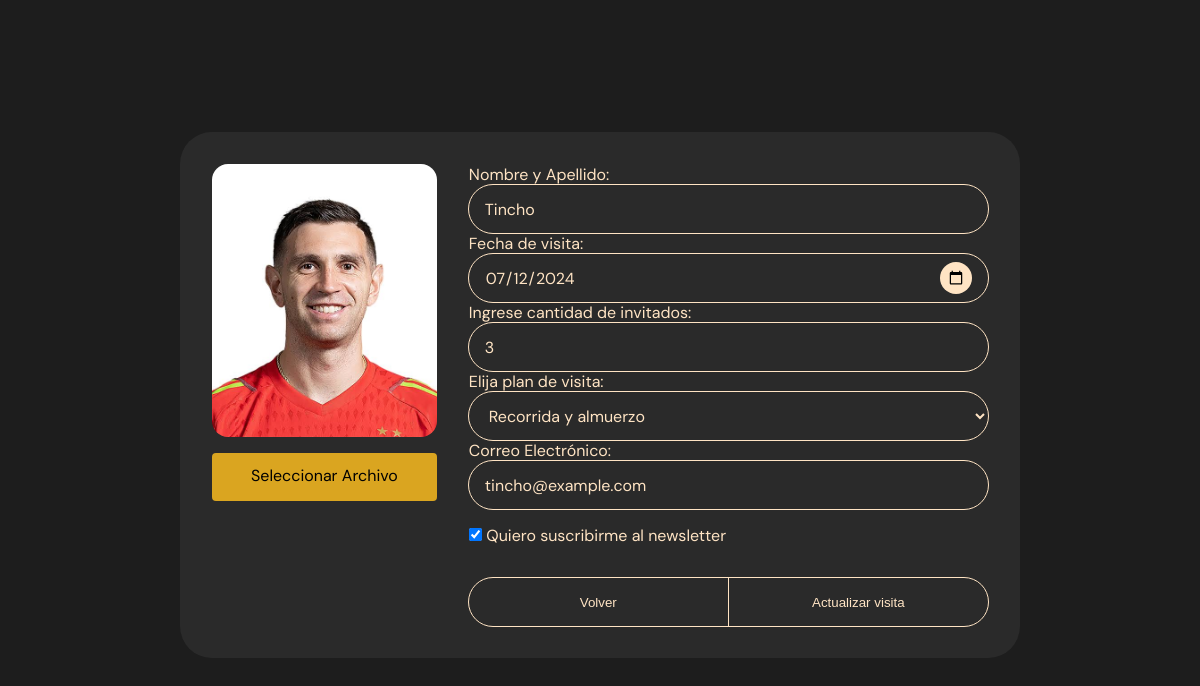
/crud_clientes/update/1/, run on the app's committed database.
### crud_clientes/models.py (models this page shows, shortened)
class VisitaModel(models.Model):
    PLAN=(
        ('1','Recorrida'),
        ('2','Recorrida y almuerzo'),
        ('3','Solo almuerzo'),
        ('4','Recorrida y cena'),
        ('5','Solo Cena')
    )
    """
    PLAN=(
        {"rec":"Recorrida"},
        {"rec_almuerzo":"Recorrida y almuerzo"},
        {"almuerzo":"Solo almuerzo"},
        {"rec_cena":"Recorrida y cena"},
        {"cena":"Solo cena"},
    )
    """
    fullname = models.CharField(max_length=30,blank=False,verbose_name="Nombre completo")
    cant_personas = models.IntegerField(validators=[MaxValueValidator(10),MinValueValidator(1)],null=False,verbose_name="Cantidad de personas")
    photo = models.FileField(null=False,verbose_name="Foto del DNI")
    email_input = models.EmailField(null=False,verbose_name="Email")
    news = models.BooleanField(default=False,verbose_name="Suscripcion")
    date = models.DateField(null=False,verbose_name="Fecha")
    plan = models.IntegerField(default=1,verbose_name="Plan")
    created = models.DateTimeField(auto_now=True,verbose_name="Creado")
    updated = models.DateTimeField(auto_now=True,verbose_name="Actualizado")
    class Meta:
        verbose_name = "visita"
        verbose_name_plural = "Visitas"
        ordering = ["-created"]

### crud_clientes/views.py (the view)
# urls.py: path("crud_clientes/update/<int:pk>/",views.update,name="update"),
@require_http_methods(["POST","GET"])
def update(request,pk):
    obj=VisitaModel.objects.get(pk=pk)
    if request.method == 'POST':
        form=VisitaForm(request.POST,request.FILES,instance=obj)
        if form.is_valid():
            form.save()
            return redirect(reverse('all'))
    else:
        form=VisitaForm(instance=obj)
    context={'form':form}
    return render(request,'crud_clientes/update.html',context)

### crud_clientes/forms.py
class VisitaForm(forms.ModelForm):
    plan = forms.ChoiceField(choices=VisitaModel.PLAN)
    class Meta:
        model = VisitaModel
        fields = '__all__'

### crud_clientes/templates/crud_clientes/update.html (shortened to what this page needs)
{% load static %}
<!DOCTYPE html>
<html lang="en">
  <head>
    <link rel="stylesheet" href="{% static 'crud_clientes/css/base.css' %}">
    <link rel="stylesheet" href="{% static 'crud_clientes/css/styles.css' %}">
    <link rel="stylesheet" href="{% static 'crud_clientes/css/form1.css' %}">
    <link rel="stylesheet" href="{% static 'crud_clientes/css/update.css' %}">
    <link rel="stylesheet" href="https://cdnjs.cloudflare.com/ajax/libs/font-awesome/4.7.0/css/font-awesome.min.css">
</head>
<body>
    <main>
        <section class="section" id="contacto">
            <div class="column">
                <form action="{{ request.path }}" method="POST" enctype="multipart/form-data" autocomplete="off" class="w-100">
                    <div class="row frame">
                        <div class="d-flex flex-column gap-1 w-100">
                            <img src="/uploads/{{ form.photo.value }}" class="b-r-1 w-100" alt="Foto del dni">
                            <label for="photo"  class="file-label input-style">Seleccionar Archivo</label>
                        </div>
                        <div>
                            <label for="fullname">Nombre y Apellido: </label>
                            <input type="text" name="fullname" class="input-style" value="{{ form.fullname.value }}" >
                            <label for="date">Fecha de visita: </label>
                            <input type="date" name="date" id="date" class="input-style" value="{{ form.date.value|safe }}">
                            <label for="cant_personas">Ingrese cantidad de invitados:</label>
                            <input type="number" name="cant_personas" id="cant_personas" max="10" min="1" class="input-style" value="{{ form.cant_personas.value }}">
                            <label for="plan-select">Elija plan de visita:</label>
                            <select name="plan" id="plan-select" class="input-style">
                            {% for opt  in form.plan %}
                                <option value="{{ opt.data.value }}" {{ opt.data.selected|yesno:"selected,,"}} >{{ opt.data.label }}</option>
                            {% endfor %}
                            </select>
                            <label for="email">Correo Electrónico: </label>
                            <input size="30" type="email" name="email_input" id="email" class="input-style" value="{{ form.email_input.value }}">
                            <div class="subcription m-t-1" >
                                <input type="checkbox" id="news" name="news" {{ form.news.value|yesno:"checked,,"}}>
                                <label for="news">Quiero suscribirme al newsletter</label>
                            </div>
                            <div class="inline-buttons input-style ">
                                <input type="button" value="Volver" class="" onclick="window.location.href = '{% url 'all' %}'">
                                <input type="submit" value="Actualizar visita" class="" onclick="actualizar()">
                            </div>
                        </div>
                    </div>
                </form>
            </div>
    </main>
    </body>
</html>

### crud_clientes/static/crud_clientes/css/base.css (style rules this page uses)
* { padding:0; margin:0; box-sizing:border-box; border:0; color:bisque; font-family:sans-serif; }
body { background-color:rgb(29,29,29); }
.row { display:flex; flex-flow:row nowrap; justify-content:center; align-items:center; width:100%; gap:2rem; }
.column { display:flex; flex-direction:column; align-items:center; gap:2rem; }
.section { margin: 2rem 1rem 0 1rem; }
.frame { background-color:rgba(255,255,255,0.06); padding:2rem; border-radius:2rem; width: clamp(300px,70vw,900px); align-items:unset; }

### crud_clientes/static/crud_clientes/css/styles.css (style rules this page uses)
.m-t-1 { margin-top: 1rem; }
.b-r-1 { border-radius: 1rem; }
.gap-1 { gap: 1rem; }
.d-flex { display: flex; }
.flex-column { flex-direction: column; }
.w-100 { width: 100%; }

### crud_clientes/static/crud_clientes/css/form1.css (style rules this page uses)
form { display:flex; flex: 1 1 auto; flex-direction:column; gap:0.5rem; justify-content:center; width:100%; }
.input-style, .inline-buttons { width:100%; padding:0 1rem; border-radius:2rem; height:3em; background-color:transparent; outline:1px solid bisque; font-family:'DM Sans', sans-serif; font-size: 1em; }
select { field-sizing: content; }
select option { background-color:black; }
.file-label { width:100%; color:black; background-color:goldenrod; border:none; border-radius:4px; cursor:pointer; text-align:center; outline:0; padding:0.8rem; }
select, input[type="button"], input[type="file"], input[type="submit"] { cursor:pointer; }
input[type="button"], input[type="submit"]:hover { background-color:goldenrod; color:black; }
.subcription label, .subcription input { display:inline-block; }
label { font-family:'DM Sans', sans-serif; color:bisque; }
.inline-buttons { display:flex; padding:0; margin-top:2rem; }
.inline-buttons > input { width:100%; height:100%; background:transparent; outline:0; color:bisque; }
.inline-buttons > input:first-child { border-right:1px solid bisque; border-radius: 2rem 0 0 2rem; }
.inline-buttons > input:last-child { border-radius: 0 2rem 2rem 0; }

### crud_clientes/static/crud_clientes/css/update.css (style rules this page uses)
main { display:flex; margin-top:100px; justify-content:center; align-items:center; }

### data on the page
VisitaModel: photo.value (picture), fullname "Tincho", date "07/12/2024", plan "Recorrida y almuerzo", email_input "tincho@example.com"
